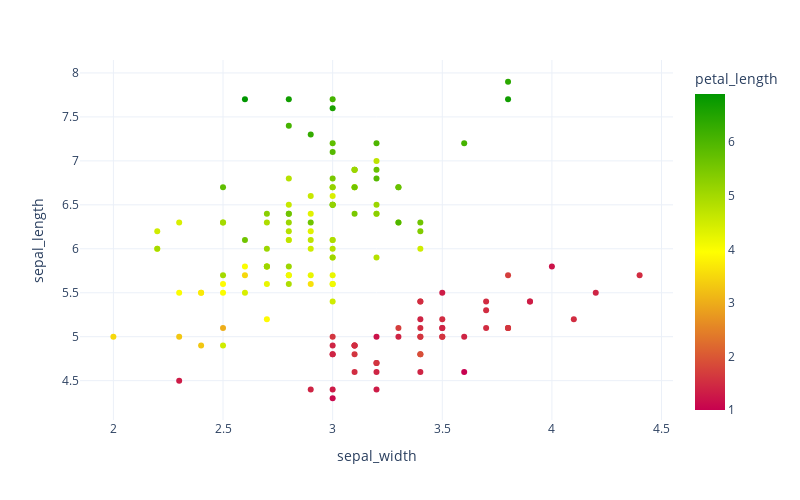

Notebook code cell kept with this figure:
### Code cell
# Sequential data:
# Source: https://plotly.com/python/line-and-scatter/
df = px.data.iris()
fig = px.scatter(df, x="sepal_width", y="sepal_length", color="petal_length")

fig.update_layout(
    width=800,
    height=500,
)

fig.show()

### Figure 1 — Plotly figure (JSON) as saved in the notebook; plotly's stock layout.template omitted (floating-point values rounded to 4 significant figures; data arrays with more than 128 entries replaced by an {"elided": "..."} marker saying what was removed)
{"data": [{"hovertemplate": "sepal_width=%{x}<br>sepal_length=%{y}<br>petal_length=%{marker.color}<extra></extra>", "legendgroup": "", "marker": {"color": {"elided": "150 float values"}, "coloraxis": "coloraxis", "symbol": "circle"}, "mode": "markers", "name": "", "orientation": "v", "showlegend": false, "type": "scatter", "x": {"elided": "150 float values"}, "xaxis": "x", "y": {"elided": "150 float values"}, "yaxis": "y"}], "layout": {"coloraxis": {"colorbar": {"title": {"text": "petal_length"}}, "colorscale": {"elided": "256x2 mixed values"}}, "height": 500, "legend": {"tracegroupgap": 0}, "margin": {"t": 60}, "width": 800, "xaxis": {"anchor": "y", "domain": [0, 1], "title": {"text": "sepal_width"}}, "yaxis": {"anchor": "x", "domain": [0, 1], "title": {"text": "sepal_length"}}}}
